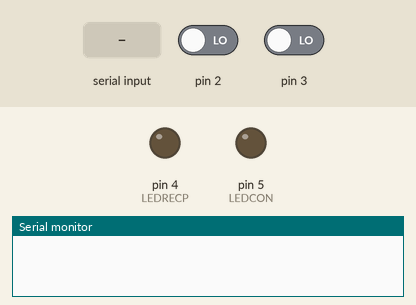
Recording of a sketch running on a simulated Arduino Uno, built with avr-gcc and run on an emulated ATmega328P. Parts: output pins drawn as LEDs (lit = HIGH), the last lines printed to the serial monitor. Inputs (shaded band) come from the test bench; at power-on: pin 2 LOW, pin 3 LOW. Random numbers use the default seed unless the sketch sets one.

Above: at 1.2 s.
1.3 s: "C" received over Serial
At 2.5 s:
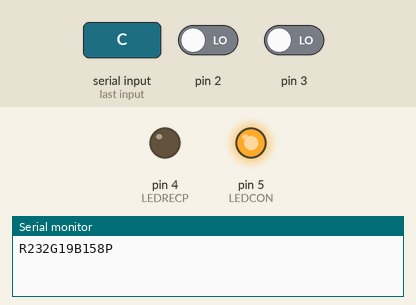
2.8 s: "R" received over Serial
At 3.4 s:
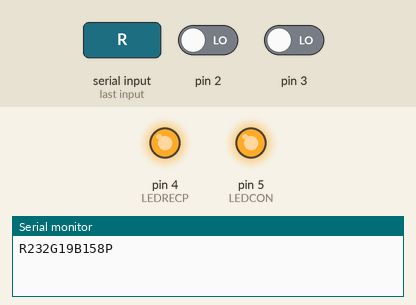
5.8 s: "D" received over Serial
At 6.9 s:
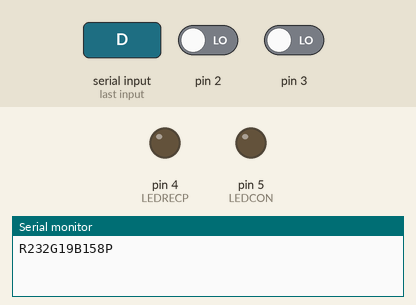
7.3 s: "R" received over Serial
At 8.0 s:
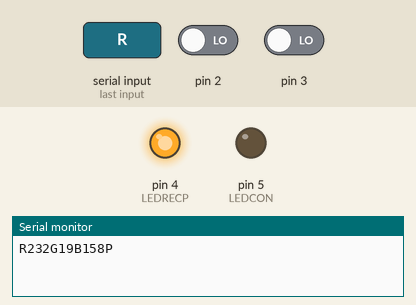
Timing chart, 0 to 10.8 s (numbered marks = the images above; inputs shaded):
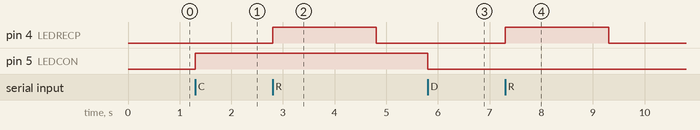

The sketch:

PEmisor2.ino
```cpp
#define LEDRECP 4               //Pin del LED1 (acuse de recibido)
#define LEDCON 5               // Pin del LED2 (conexión establecida)

unsigned long antirebote1 = 0;  //variables para hacer el anti rebote de los pulsadores
unsigned long  antirebote2 = 0;
int tiempoR = 2000;

volatile bool power = true;  //variables que utilizaremos para controlar los estados de prendiso/apagado y cambio de color
volatile int cont = 1;

int state;                   //variable donde almacenarame el valor leido en el puerto serie

int on = 0;                  //variables para controlar el flujo de ejecucion del programa
int off = 0;

unsigned long sLEDR = 0;     //variable donde almacenaremos el tiempo de millis para controlar el encendido y apagado del led de recepcion sin la necesidad de parar el programa
int flag = 1;

int R = 0;                   //variables relacionadas con los colores
int G = 0;
int B = 0;

void interrupcion1() {                    //interrupcion donde se controla el estado de prendido y apagado
  if ((millis() - antirebote1) > 500) {
    if (power == true) {
      power = false;
      cont = 1;
      flag = 1;
    }
    else {
      power = true;
      flag = 1;
    }
    antirebote1 = millis();
  }
}


void interrupcion2() {                  //interrupcion donde se controla el estado de cambio de color
  if ((millis() - antirebote2) > 500) {
    if (power == true) {
      cont = 1 ;
    }
    antirebote2 = millis();
  }
}

void setup() {
  attachInterrupt (digitalPinToInterrupt (2), interrupcion1, RISING); //Se decalara la interrupción de Encender/Apagar
  attachInterrupt (digitalPinToInterrupt (3), interrupcion2, RISING);   //Se decalara la interrupción de Cambio de color

  pinMode(LEDRECP, OUTPUT);   //declaramos los pines de los ledes como salidas
  pinMode(LEDCON, OUTPUT);

  Serial.begin(9600); //iniciamos el puerto serie
}

void loop() {
  if (Serial.available() > 0) { //si hay datos en el puerto serie
    state = Serial.read();      //leemos el puerto y guardamos el valor leido en la variable state

    if (state == 'C') {         //si se recibe una C es que se debe establecer una conexion
      on = 1;
      off = 0;
    }

    if (state == 'D') {         //si se recibe una D se debe desconectar
      on = 0;
      off = 1;
    }

    if (state == 'R' ) {       //si se recibe una R se nos confirma de que llegaron detos al receptor
      digitalWrite(LEDRECP, HIGH);
      sLEDR = millis();
    }
  }

  if (on == 1) {               //prendemos el led de conexion establecida
    digitalWrite(LEDCON, HIGH);
  }

  if (power == true and on == 1) { //generamos colores randoms y los enviamos por el puerto serie
    if (cont >= 1 ) {
      R = random(255);
      G = random(255);
      B = random(255);

      Serial.print("R");      //envio de colores
      Serial.print(R);
      Serial.flush();         //Serial.flush() lo usamos para tener prioridad de envio de datos y esperar a que se termine el envio de los datos anteriores
      Serial.print("G");
      Serial.print(G);
      Serial.flush();
      Serial.print("B");
      Serial.print(B);
      Serial.flush();
      Serial.print("P");

    }
    cont = 0;
  }

  if (power == false and flag == 1 and on == 1)  {
    R = 0;
    G = 0;                  //enviamos 0 en todos los colores para apagar el led rgb
    B = 0;

    Serial.print("R");      //envio de colores
    Serial.print(R);
    Serial.flush();
    Serial.print("G");
    Serial.print(G);
    Serial.flush();
    Serial.print("B");
    Serial.print(B);
    Serial.flush();
    Serial.print("P");

    flag = 0;
  }

  if ((millis() - sLEDR) > tiempoR) { //si el tiempo desde que se prendio el LEDRECP es mayor a 2 segundos se apaga el led
    digitalWrite(LEDRECP, LOW);
  }

  if (off == 1) {                   //si se habia recibido un D la variable off se pone en 1 y se apaga el led que indica la conexion
    digitalWrite(LEDCON, LOW);
  }
}
```

Measured:
- after the input at 1.3 s, pin 5 (LEDCON): LOW → HIGH at once
- after the input at 2.8 s, pin 4 (LEDRECP): LOW → HIGH at once, → LOW 2.0 s later
- after the input at 5.8 s, pin 5 (LEDCON): HIGH → LOW at once
- after the input at 7.3 s, pin 4 (LEDRECP): LOW → HIGH at once, → LOW 2.0 s later
